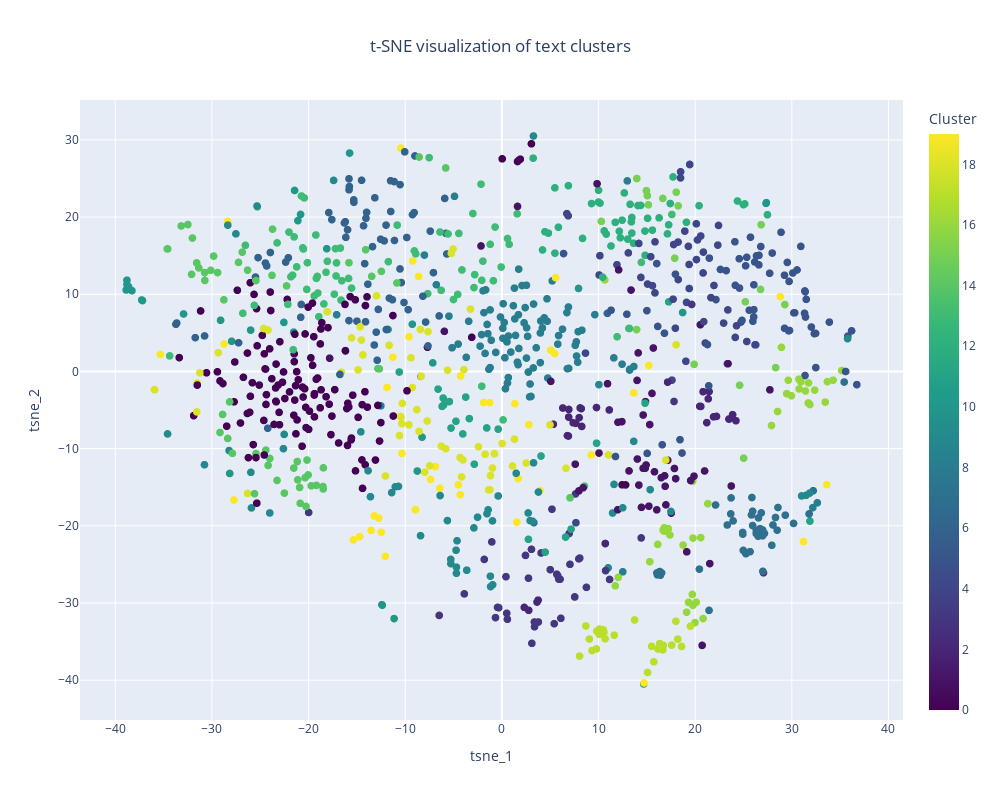

Notebook cell for this chart:
### Code cell
tsne = TSNE(n_components=2, random_state=42)
tsne_embeddings = tsne.fit_transform(np.array(arr2))

df = pd.DataFrame({
    'tsne_1': tsne_embeddings[:, 0],
    'tsne_2': tsne_embeddings[:, 1],
    'cluster': labels,
    'text': arr1 
})

fig = px.scatter(
    df,
    x='tsne_1',
    y='tsne_2',
    color='cluster',
    hover_data=['text'],
    title='t-SNE visualization of text clusters',
    labels={'cluster': 'Cluster'},
    color_continuous_scale='viridis'
)

fig.update_traces(
    marker=dict(size=8),
    selector=dict(mode='markers')
)

fig.update_layout(
    height=800,
    width=1000,
    title={
        'y':0.95,
        'x':0.5,
        'xanchor': 'center',
        'yanchor': 'top'
    }
)

fig.show()

fig.write_html("tsne_visualization_kmeans.html")

### Figure 1 — Plotly figure (JSON) as saved in the notebook; plotly's stock layout.template omitted (floating-point values rounded to 4 significant figures; data arrays with more than 128 entries replaced by an {"elided": "..."} marker saying what was removed)
{"data": [{"customdata": {"elided": "1067x1 str values"}, "hovertemplate": "tsne_1=%{x}<br>tsne_2=%{y}<br>text=%{customdata[0]}<br>Cluster=%{marker.color}<extra></extra>", "legendgroup": "", "marker": {"color": {"elided": "1067 int values"}, "coloraxis": "coloraxis", "size": 8, "symbol": "circle"}, "mode": "markers", "name": "", "showlegend": false, "type": "scattergl", "x": {"elided": "1067 float values"}, "xaxis": "x", "y": {"elided": "1067 float values"}, "yaxis": "y"}], "layout": {"coloraxis": {"colorbar": {"title": {"text": "Cluster"}}, "colorscale": [[0, "#440154"], [0.1111, "#482878"], [0.2222, "#3e4989"], [0.3333, "#31688e"], [0.4444, "#26828e"], [0.5556, "#1f9e89"], [0.6667, "#35b779"], [0.7778, "#6ece58"], [0.8889, "#b5de2b"], [1, "#fde725"]]}, "height": 800, "legend": {"tracegroupgap": 0}, "title": {"text": "t-SNE visualization of text clusters", "x": 0.5, "xanchor": "center", "y": 0.95, "yanchor": "top"}, "width": 1000, "xaxis": {"anchor": "y", "domain": [0, 1], "title": {"text": "tsne_1"}}, "yaxis": {"anchor": "x", "domain": [0, 1], "title": {"text": "tsne_2"}}}}
